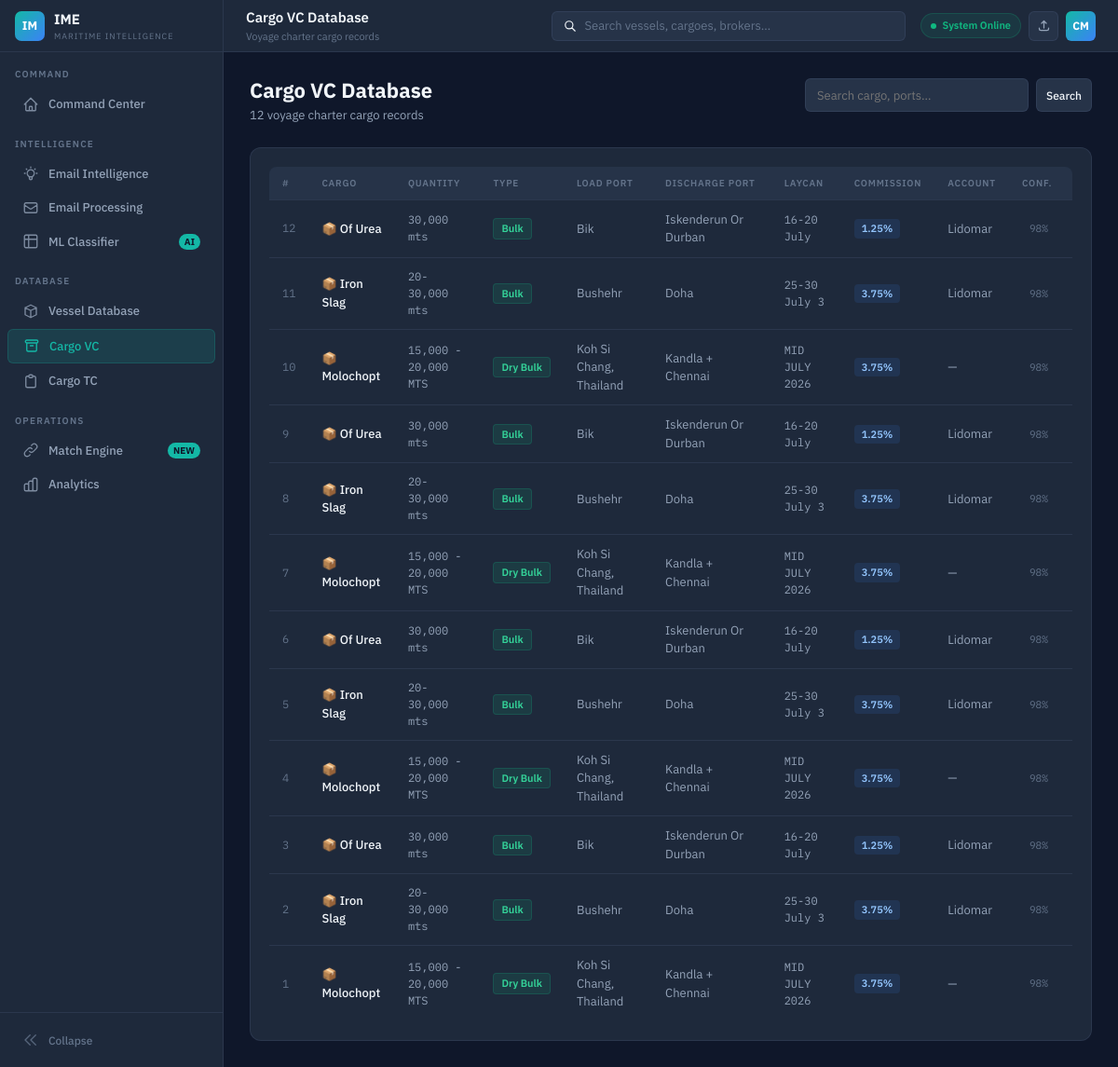
/cargo-vc, run on the app's committed database.
### tables this page shows
CREATE TABLE cargo_vc (
            id INTEGER PRIMARY KEY AUTOINCREMENT,
            email_id INTEGER,
            account_name TEXT,
            cargo_name TEXT,
            quantity TEXT,
            loading_port TEXT,
            discharge_port TEXT,
            laycan TEXT,
            cargo_type TEXT,
            commission_pct TEXT,
            created_at TEXT DEFAULT (datetime('now')),
            FOREIGN KEY (email_id) REFERENCES emails(id)
        );

CREATE TABLE emails (
            id INTEGER PRIMARY KEY AUTOINCREMENT,
            category TEXT NOT NULL,
            category_label TEXT,
            sender TEXT,
            subject TEXT,
            snippet TEXT,
            confidence INTEGER,
            record_count INTEGER,
            raw_text TEXT,
            parsed_json TEXT,
            created_at TEXT DEFAULT (datetime('now'))
        );

### app.py (the view)
@app.route('/cargo-vc')
def cargo_vc():
    search = request.args.get('q', '')
    rows = get_all_cargo_vc(search)
    return render_template('cargo_vc.html', rows=rows, search=search, count=len(rows))

### database.py (called while the page is built)
def get_conn():
    os.makedirs(os.path.dirname(DB_PATH), exist_ok=True)
    conn = sqlite3.connect(DB_PATH)
    conn.row_factory = sqlite3.Row
    return conn

def get_all_cargo_vc(search=''):
    conn = get_conn()
    c = conn.cursor()
    q = '''SELECT cv.*, e.sender, e.created_at as email_date, e.confidence
           FROM cargo_vc cv JOIN emails e ON cv.email_id = e.id'''
    params = []
    if search:
        q += ' WHERE cv.cargo_name LIKE ? OR cv.loading_port LIKE ? OR cv.discharge_port LIKE ?'
        params = [f'%{search}%'] * 3
    q += ' ORDER BY cv.id DESC'
    c.execute(q, params)
    rows = [dict(r) for r in c.fetchall()]
    conn.close()
    return rows

### templates/cargo_vc.html (shortened to what this page needs)
{% extends "base.html" %}
{% block tb_title %}Cargo VC Database{% endblock %}
{% block tb_sub %}Voyage charter cargo records{% endblock %}
{% block content %}
<div class="ph">
  <div class="ph-row">
    <div><h1>Cargo VC Database</h1><p>{{ count }} voyage charter cargo records</p></div>
    <form style="display:flex;gap:8px;" method="get">
      <input class="fc" name="q" value="{{ search }}" placeholder="Search cargo, ports…" style="width:240px;height:36px;">
      <button class="btn btn-s btn-sm" type="submit">Search</button>
    </form>
  </div>
</div>
<div class="card">
  <div class="tbl-wrap">
    {% if rows %}
    <table class="tbl">
      <thead><tr><th>#</th><th>Cargo</th><th>Quantity</th><th>Type</th><th>Load Port</th><th>Discharge Port</th><th>Laycan</th><th>Commission</th><th>Account</th><th>Conf.</th></tr></thead>
      <tbody>
      {% for r in rows %}
      <tr>
        <td class="cm" style="color:var(--t3)">{{ r.id }}</td>
        <td><span class="cp">📦 {{ r.cargo_name or '—' }}</span></td>
        <td class="cm">{{ r.quantity or '—' }}</td>
        <td><span class="bdg bvc">{{ r.cargo_type or 'Dry Bulk' }}</span></td>
        <td>{{ r.loading_port or '—' }}</td>
        <td>{{ r.discharge_port or '—' }}</td>
        <td class="cm">{{ r.laycan or '—' }}</td>
        <td><span class="bdg bi">{{ r.commission_pct or '—' }}</span></td>
        <td style="max-width:160px;overflow:hidden;text-overflow:ellipsis;">{{ r.account_name or '—' }}</td>
        <td><div class="cbar"><span class="clbl">{{ r.confidence or 0 }}%</span></div></td>
      </tr>
      {% endfor %}
      </tbody>
    </table>
    {% else %}
    <div class="empty"><h3>No VC cargo records found</h3><p>{% if search %}No results for "{{ search }}"{% else %}Load sample data to populate{% endif %}</p></div>
    {% endif %}
  </div>
</div>
{% endblock %}

### templates/base.html (style rules this page uses)
:root { --bg:#0F172A;--surface:#1E293B;--elevated:#263348;--card:#1a2744;--border:rgba(99,119,160,0.18);--border-b:rgba(99,119,160,0.35);--accent:#14B8A6;--accent-d:rgba(20,184,166,0.15);--blue:#3B82F6;--blue-d:rgba(59,130,246,0.12);--success:#10B981;--warn:#F59E0B;--danger:#EF4444;--t1:#F1F5F9;--t2:#94A3B8;--t3:#64748B;--sw:240px;--th:56px;--font:'IBM Plex Sans',-apple-system,sans-serif;--mono:'IBM Plex Mono',monospace;--r:8px;--rl:12px; }
*,*::before,*::after { box-sizing:border-box;margin:0;padding:0; }
body { font-family:var(--font);background:var(--bg);color:var(--t1);min-height:100vh;font-size:14px;line-height:1.5; }
.ph { margin-bottom:24px; }
.ph h1 { font-size:22px;font-weight:700;line-height:1.2; }
.ph p { font-size:13px;color:var(--t2);margin-top:4px; }
.ph-row { display:flex;align-items:flex-start;justify-content:space-between;gap:16px; }
.card { background:var(--surface);border:1px solid var(--border);border-radius:var(--rl);padding:20px;transition:border-color .2s; }
.tbl-wrap { overflow-x:auto;border-radius:var(--r); }
.tbl { width:100%;border-collapse:collapse;font-size:13px; }
.tbl th { background:var(--elevated);color:var(--t3);font-size:10px;font-weight:600;text-transform:uppercase;letter-spacing:.8px;padding:10px 14px;text-align:left;white-space:nowrap;border-bottom:1px solid var(--border);position:sticky;top:0; }
.tbl td { padding:11px 14px;border-bottom:1px solid var(--border);color:var(--t2);vertical-align:middle; }
.tbl tr:last-child td { border-bottom:none; }
.cp { color:var(--t1);font-weight:500; }
.cm { font-family:var(--mono);font-size:12px; }
.bdg { display:inline-flex;align-items:center;gap:4px;padding:2px 8px;border-radius:4px;font-size:11px;font-weight:600;white-space:nowrap; }
.bvc { background:rgba(16,185,129,.12);color:#34D399;border:1px solid rgba(16,185,129,.2); }
.bi { background:rgba(59,130,246,.12);color:#93C5FD; }
.btn { display:inline-flex;align-items:center;gap:6px;padding:8px 16px;border-radius:6px;font-family:var(--font);font-size:13px;font-weight:500;cursor:pointer;border:none;transition:all .15s;white-space:nowrap; }
.btn-s { background:var(--elevated);color:var(--t1);border:1px solid var(--border); }
.btn-sm { padding:5px 10px;font-size:12px; }
.fc { width:100%;background:var(--elevated);border:1px solid var(--border);border-radius:6px;color:var(--t1);font-family:var(--font);font-size:13px;padding:8px 12px;transition:border-color .15s;outline:none; }
.cbar { display:flex;align-items:center;gap:8px; }
.clbl { font-size:11px;font-family:var(--mono);color:var(--t3);min-width:32px; }

### data on the page
cargo_vc: id "12", cargo_name "Of Urea", quantity "30,000 mts", cargo_type "Bulk", loading_port "Bik", discharge_port "Iskenderun Or Durban", laycan "16-20 July", commission_pct "1.25%", account_name "Lidomar", confidence "98"
cargo_vc: id "11", cargo_name "Iron Slag", quantity "20-30,000 mts", cargo_type "Bulk", loading_port "Bushehr", discharge_port "Doha", laycan "25-30 July 3", commission_pct "3.75%", account_name "Lidomar", confidence "98"
cargo_vc: id "10", cargo_name "Molochopt", quantity "15,000 - 20,000 MTS", cargo_type "Dry Bulk", loading_port "Koh Si Chang, Thailand", discharge_port "Kandla + Chennai", laycan "MID JULY 2026", commission_pct "3.75%", account_name "—", confidence "98"
cargo_vc: id "9", cargo_name "Of Urea", quantity "30,000 mts", cargo_type "Bulk", loading_port "Bik", discharge_port "Iskenderun Or Durban", laycan "16-20 July", commission_pct "1.25%", account_name "Lidomar", confidence "98"
cargo_vc: id "8", cargo_name "Iron Slag", quantity "20-30,000 mts", cargo_type "Bulk", loading_port "Bushehr", discharge_port "Doha", laycan "25-30 July 3", commission_pct "3.75%", account_name "Lidomar", confidence "98"
cargo_vc: id "7", cargo_name "Molochopt", quantity "15,000 - 20,000 MTS", cargo_type "Dry Bulk", loading_port "Koh Si Chang, Thailand", discharge_port "Kandla + Chennai", laycan "MID JULY 2026", commission_pct "3.75%", account_name "—", confidence "98"
cargo_vc: id "6", cargo_name "Of Urea", quantity "30,000 mts", cargo_type "Bulk", loading_port "Bik", discharge_port "Iskenderun Or Durban", laycan "16-20 July", commission_pct "1.25%", account_name "Lidomar", confidence "98"
cargo_vc: id "5", cargo_name "Iron Slag", quantity "20-30,000 mts", cargo_type "Bulk", loading_port "Bushehr", discharge_port "Doha", laycan "25-30 July 3", commission_pct "3.75%", account_name "Lidomar", confidence "98"
cargo_vc: id "4", cargo_name "Molochopt", quantity "15,000 - 20,000 MTS", cargo_type "Dry Bulk", loading_port "Koh Si Chang, Thailand", discharge_port "Kandla + Chennai", laycan "MID JULY 2026", commission_pct "3.75%", account_name "—", confidence "98"
cargo_vc: id "3", cargo_name "Of Urea", quantity "30,000 mts", cargo_type "Bulk", loading_port "Bik", discharge_port "Iskenderun Or Durban", laycan "16-20 July", commission_pct "1.25%", account_name "Lidomar", confidence "98"
cargo_vc: id "2", cargo_name "Iron Slag", quantity "20-30,000 mts", cargo_type "Bulk", loading_port "Bushehr", discharge_port "Doha", laycan "25-30 July 3", commission_pct "3.75%", account_name "Lidomar", confidence "98"
cargo_vc: id "1", cargo_name "Molochopt", quantity "15,000 - 20,000 MTS", cargo_type "Dry Bulk", loading_port "Koh Si Chang, Thailand", discharge_port "Kandla + Chennai", laycan "MID JULY 2026", commission_pct "3.75%", account_name "—", confidence "98"

### other printed values
{{ count }} "12"
